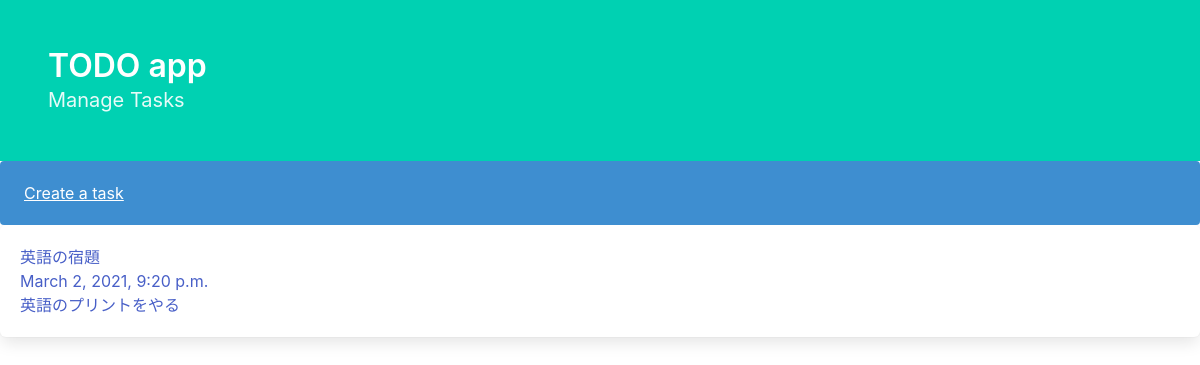
The page /todo/index on the database as committed earlier.
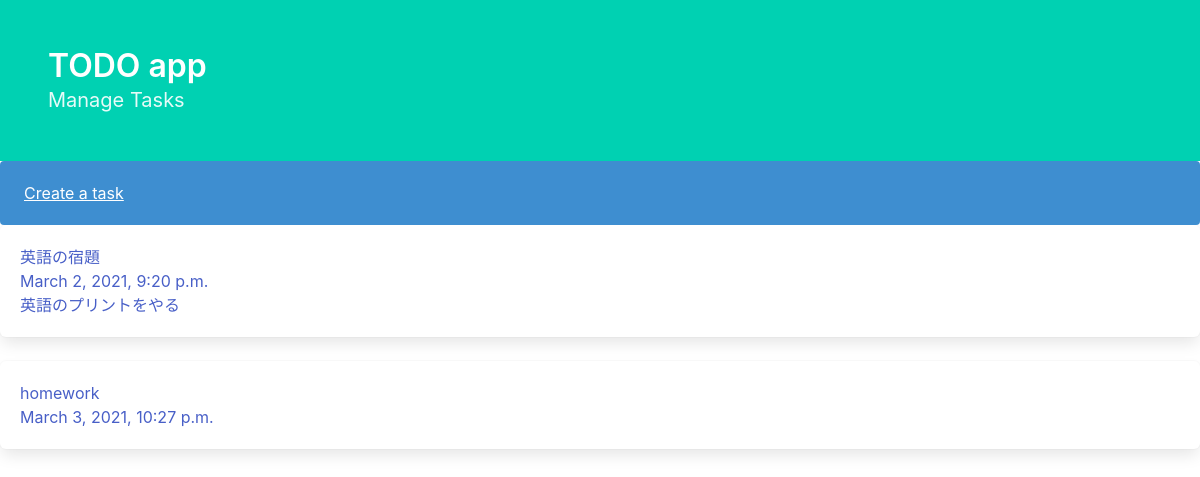
The same page on the database as committed later.
### todo/models.py (models this page shows, shortened)
class Task(models.Model):
    title = models.CharField(max_length=20)
    text = models.CharField(max_length=50)
    created_date = models.DateTimeField(default=timezone.now)
    limit_date = models.DateTimeField()

### todo/views.py (the view)
# urls.py: path("index", views.index, name="index"),
def index(request):
    return render(request, "todo/index.html", {"tasks": Task.objects.all()})

### todo/templates/todo/index.html
{% load static %}
<!DOCTYPE html>
<html lang="en">
<head>
    {% include "todo/meta.html" with title="TODO app" only %}
</head>
<body>
    {% include "todo/header.html" with title="TODO app" subtitle="Manage Tasks" only %}
    <section class="create_button">
            <div class="notification is-info">
                <a href="{% url 'todo:create' %}">Create a task</a>
            </div>
    </section>
    <section class="main">
        {% for task in tasks %}
        <div class="block">
            <div class="box">
                <a href="{% url 'todo:read' task.id %}">
                    <h1>{{ task.title }}</h1>
                    <h4>{{ task.created_date }}</h4>
                    <p>{{ task.text }}</p>
                </a>
            </div>
        </div>
        {% endfor %}
    </section>
</body>
</html>

Rows that differ between the two databases and show on the page:
added Task: title "homework", created_date "March 3, 2021, 10:27 p.m."
